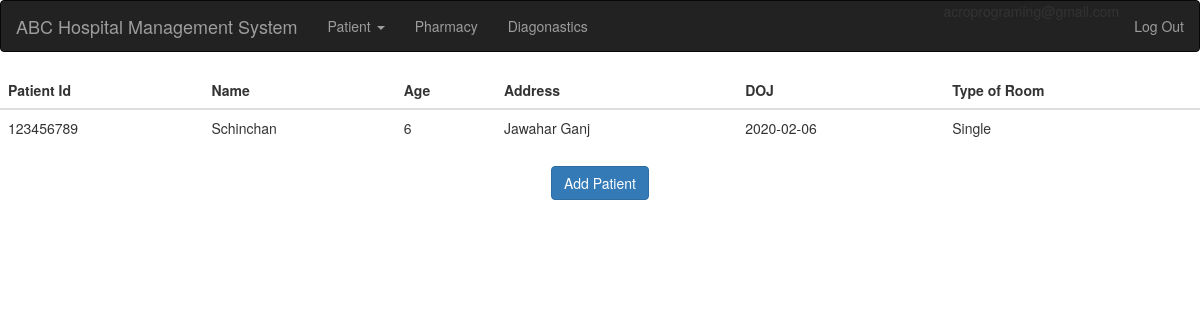
Before: /view_patients (signed in) with the older database file.
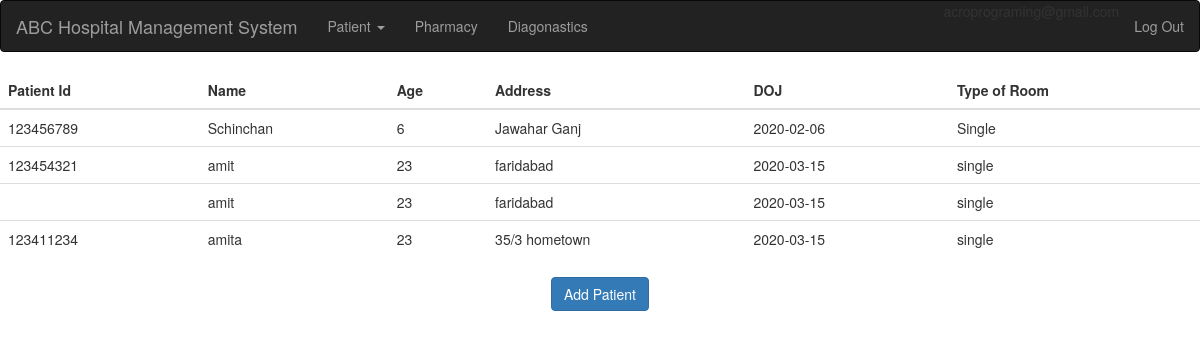
After: the same page with the newer database file.
### tables this page shows
CREATE TABLE "patient" (
	"patient_id"	int(10) NOT NULL,
	"patient_name"	varchar(255) NOT NULL,
	"patient_age"	int(10) NOT NULL,
	"date_of_admission"	varchar(255) NOT NULL,
	"type_of_room"	varchar(255) NOT NULL,
	"address"	varchar(255) NOT NULL,
	"state"	varchar(255) NOT NULL,
	"city"	varchar(255) NOT NULL,
	"date_of_joining"	varchar(255) NOT NULL,
	"date_of_discharge"	varchar(255) DEFAULT NULL
);

### flaskr/__init__.py (the view)
    @app.route('/view_patients',methods=('GET', 'POST'))
    @login_required
    def view_patients():
        db3=db.get_db()
        plist=db3.execute('SELECT * FROM patient').fetchall()
        print("PList")
        print(plist)
        return render_template('patient/view_all_patients.html',patients=plist )

### flaskr/auth.py (called while the page is built)
@bp.before_app_request
def load_logged_in_user():
    user_id = session.get('user')
    if user_id is None:
        g.user = None
    else:
        g.user = get_db().execute(
            'SELECT * FROM user WHERE username = ?', (user_id,)
        ).fetchone()

def login_required(view):
    @functools.wraps(view)
    def wrapped_view(**kwargs):
        if g.user is None:
            return redirect(url_for('auth.login'))
        return view(**kwargs)
    return wrapped_view

### flaskr/db.py (called while the page is built)
def get_db():
    if 'db' not in g:
        g.db = sqlite3.connect(
            current_app.config['DATABASE'],
            detect_types=sqlite3.PARSE_DECLTYPES
        )
        g.db.row_factory = sqlite3.Row
    return g.db

### flaskr/templates/patient/view_all_patients.html
{% extends 'base.html' %}
{% block content %}
{% if patients %}
	<table class="table table-hover">
    <thead>
      <tr>
        <th>Patient Id</th>
        <th>Name</th>
        <th>Age</th>
        <th>Address</th>
        <th>DOJ</th>
        <th>Type of Room</th>
      </tr>
    </thead>
    <tbody>
    {% for patient in patients %}
      <tr>
        <td>{{ patient['patient_id'] }}</td>
        <td>{{ patient.patient_name }}</td>
        <td>{{ patient.patient_age }}</td>
        <td>{{ patient.address }}</td>
        <td>{{ patient.date_of_admission }}</td>
        <td>{{ patient.type_of_room }}</td>
      </tr>
    {% endfor %}
    </tbody>
	</table>
{% endif %}
<form action="{{ url_for('add_patient') }}">
<center><button type="submit" class="btn btn-primary">Add Patient</button></center>
</form>
{% endblock %}

### flaskr/templates/base.html (shortened to what this page needs)
<!doctype html>
<link rel="stylesheet" href="https://maxcdn.bootstrapcdn.com/bootstrap/3.4.1/css/bootstrap.min.css">
 <nav class="navbar navbar-inverse">
  <div class="container-fluid">
    <div class="navbar-header">
      <a class="navbar-brand" href="#">ABC Hospital Management System</a>
    </div>
    <ul class="nav navbar-nav">
      <li class="dropdown">
        <a class="dropdown-toggle" data-toggle="dropdown" href="#">Patient
        <span class="caret"></span></a>
      </li>
      <li><a href="#">Pharmacy</a></li>
      <li><a href="#">Diagonastics</a></li>
    </ul>
    <ul class="nav navbar-nav navbar-right">
      {% if g.user %}
      <li><span>{{ g.user['username'] }}</span>
      <li><a href="{{ url_for('auth.logout') }}">Log Out</a>
      {% else %}
        <li><a href="{{ url_for('auth.login') }}">Log In</a>
      {% endif %}
    </ul>
  </div>
</nav>
<section class="content">
  {% block content %}{% endblock %}
</section>

Changed rows visible on the page:
added patient: patient_id "123454321", patient_name "amit", patient_age "23", address "faridabad", date_of_admission "2020-03-15", type_of_room "single"
added patient: patient_name "amit", patient_age "23", address "faridabad", date_of_admission "2020-03-15", type_of_room "single"
added patient: patient_id "123411234", patient_name "amita", patient_age "23", address "35/3 hometown", date_of_admission "2020-03-15", type_of_room "single"
